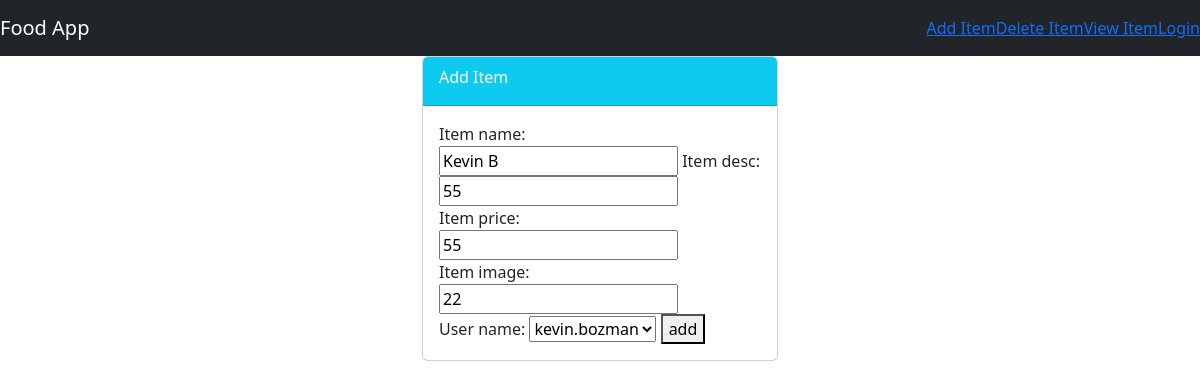
The app's page /food/update/3/ with its own data.
### food/models.py (models this page shows, shortened)
class Item(models.Model):
    item_name = models.CharField(max_length=200)
    item_desc = models.CharField(max_length=200)
    item_price = models.IntegerField()
    item_image = models.CharField(max_length=500, default="ff")
    user_name = models.ForeignKey(User, on_delete=models.CASCADE, default=1)
    def __str__(self):
        return self.item_name

### food/views.py (the view)
# urls.py: path('update/<int:item_id>/', views.update_item, name='update-item'),
def update_item(request, item_id):
    print(f"item_id is {item_id}")
    item = Item.objects.get(id=item_id)
    print(f"item is {item}")
    form = ItemForm(request.POST or None, instance=item)
    if form.is_valid():
        form.save()
        return redirect('food:index')
    return render(request, 'food/item-form.html', {'form': form, 'item': item})

### food/forms.py
class ItemForm(forms.ModelForm):
    class Meta:
        model = Item
        fields = "__all__" #['item_name', 'item_desc', 'item_price', 'item_image']""

### food/templates/food/item-form.html (shortened to what this page needs)
{% extends 'food/base.html' %}
{% block body %}
<div class="container">
    <div class="row">
        <div class="col-md-4 offset-md-4">
            <div class="card">
                <div class="card-header text-white bg-info">
                    <div class="card-title">
                        Add Item
                    </div>
                </div>
                <div class="card-body">
                    <form method="POST">
                        {{form}}
                        <button class="btn-info" type="submit">add</button>
                    </form>
                </div>
            </div>
        </div>
    </div>
</div>
{% endblock%}

### food/static/food/style.css (style rules this page uses)
body { background-color:gray }

### records on screen
Item: item_name "Kevin B", item_desc "55", item_price "55", item_image "22", user_name "kevin.bozman"
